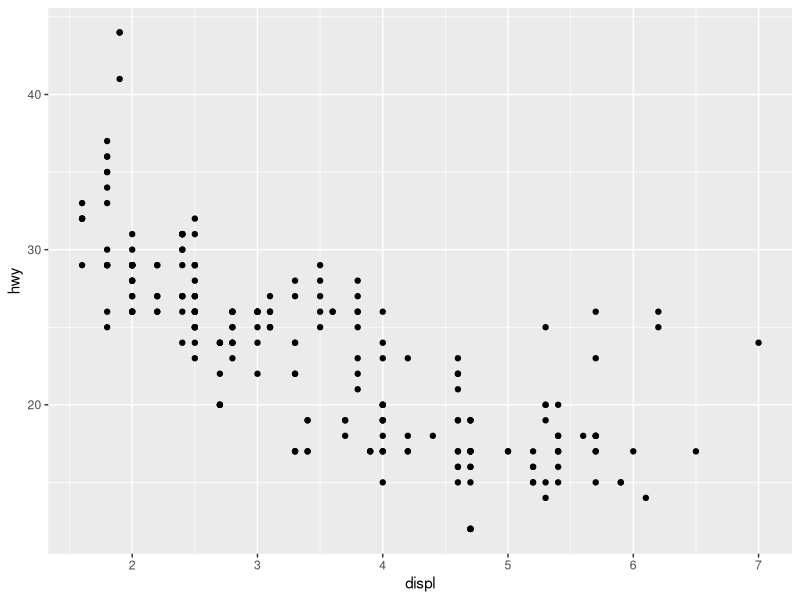
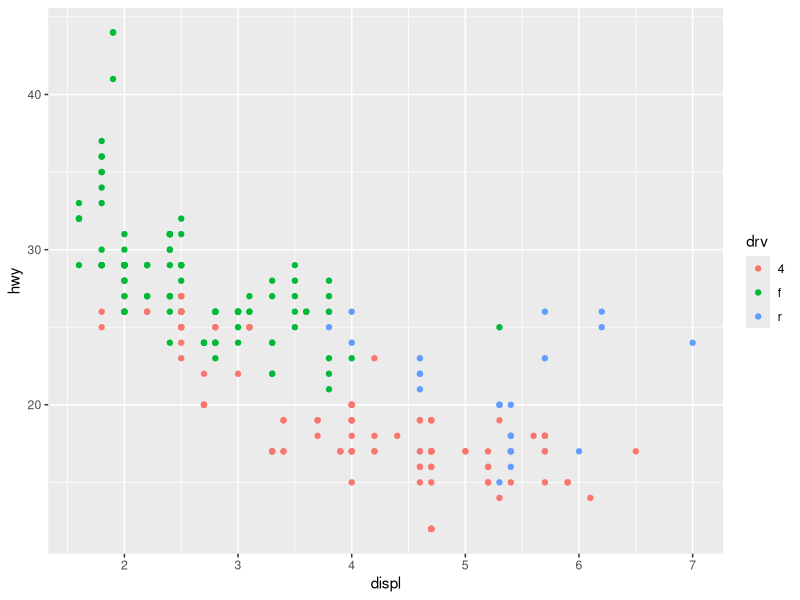
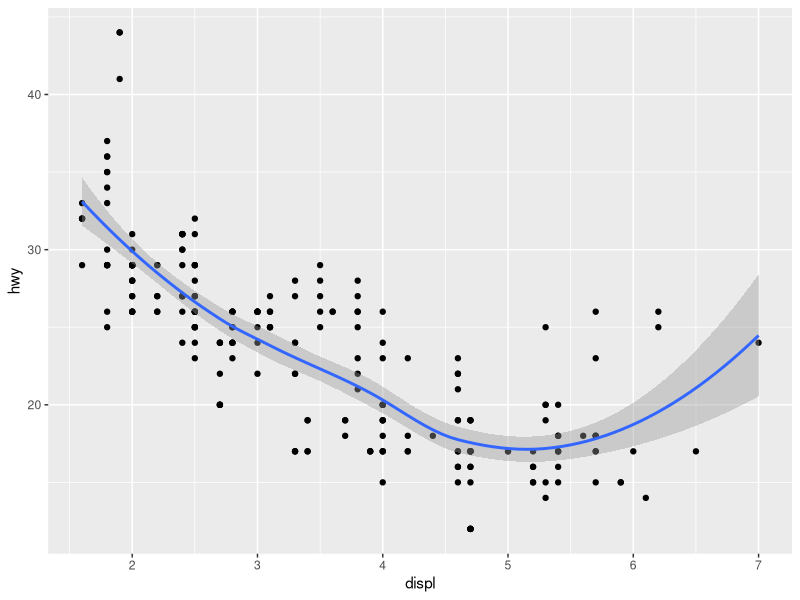
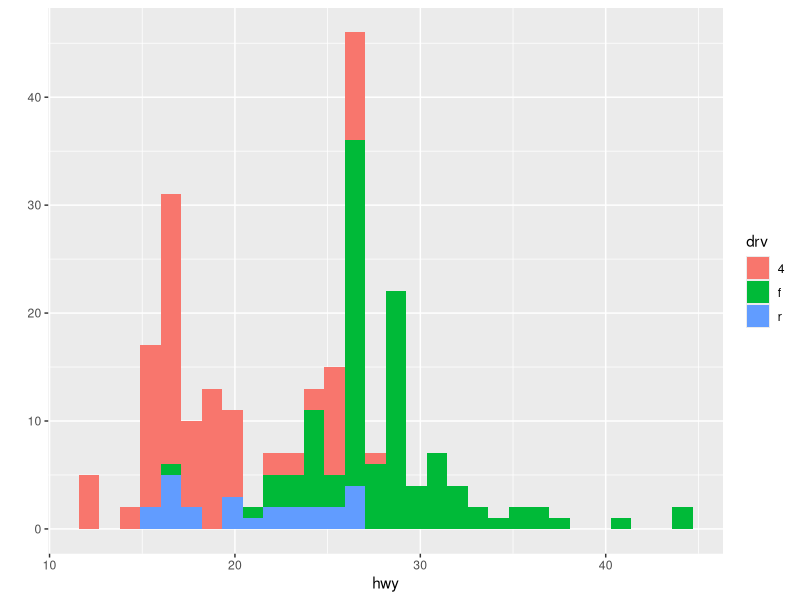
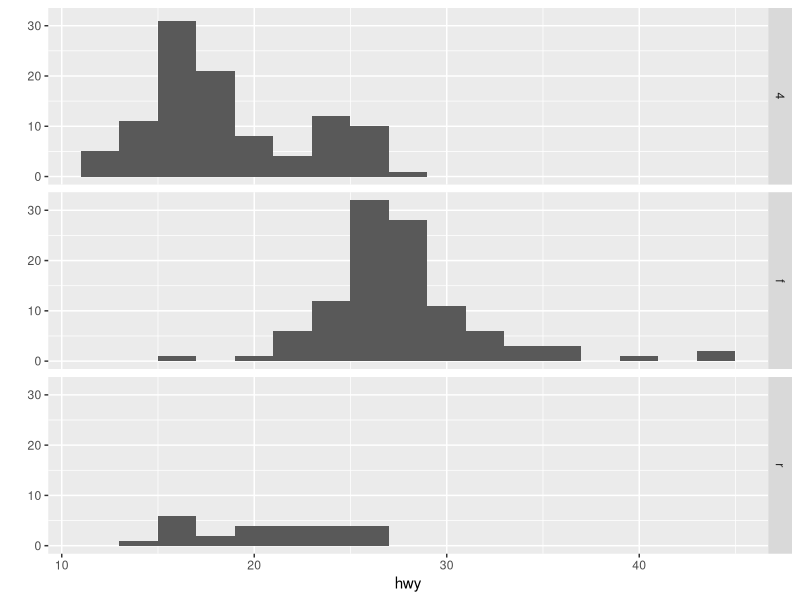

These figures' R source, in order:
library(ggplot2)
str(mpg)
qplot(displ, hwy, data = mpg)
qplot(displ, hwy, data = mpg, color = drv)
qplot(displ, hwy, data = mpg, geom = c("point", "smooth"))
qplot(hwy, data = mpg, fill = drv )
qplot(hwy, data = mpg, facets = drv ~., binwidth = 2)
